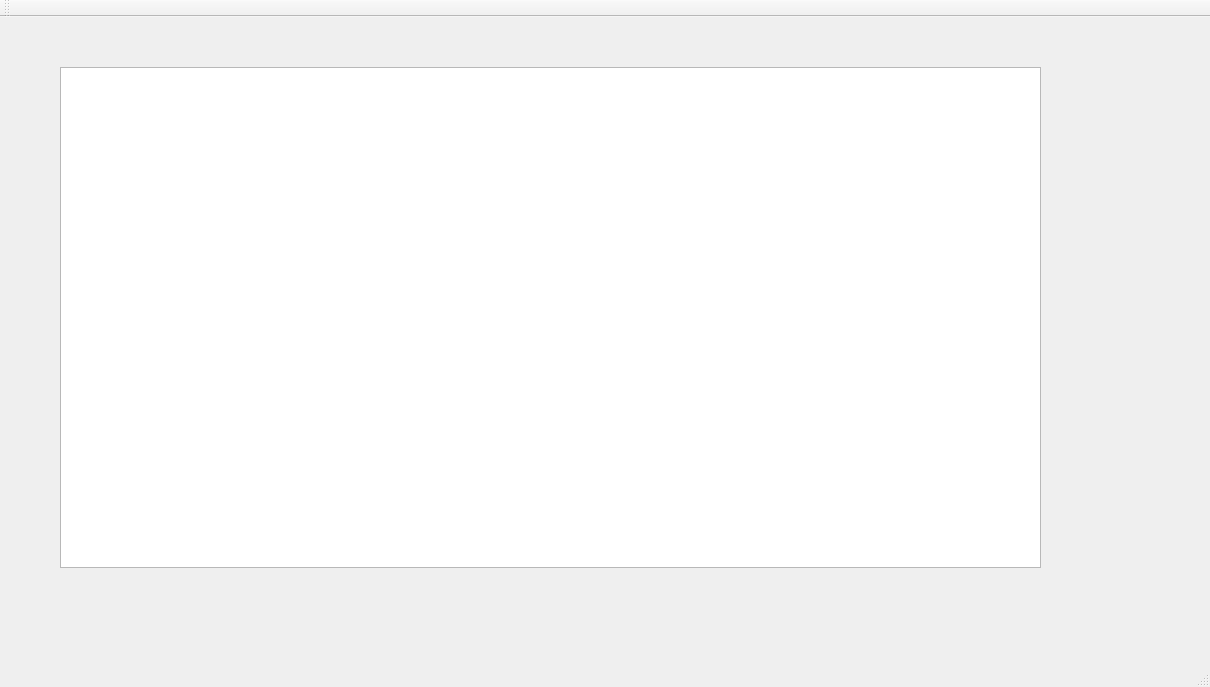
<?xml version="1.0" encoding="UTF-8"?>
<ui version="4.0">
 <class>MainWindow</class>
 <widget class="QMainWindow" name="MainWindow">
  <property name="geometry">
   <rect>
    <x>0</x>
    <y>0</y>
    <width>1210</width>
    <height>687</height>
   </rect>
  </property>
  <property name="windowTitle">
   <string>MainWindow</string>
  </property>
  <widget class="QWidget" name="centralWidget">
   <widget class="QTableWidget" name="tableWidget">
    <property name="geometry">
     <rect>
      <x>60</x>
      <y>50</y>
      <width>981</width>
      <height>501</height>
     </rect>
    </property>
   </widget>
  </widget>
  <widget class="QMenuBar" name="menuBar">
   <property name="geometry">
    <rect>
     <x>0</x>
     <y>0</y>
     <width>1210</width>
     <height>23</height>
    </rect>
   </property>
  </widget>
  <widget class="QToolBar" name="mainToolBar">
   <attribute name="toolBarArea">
    <enum>TopToolBarArea</enum>
   </attribute>
   <attribute name="toolBarBreak">
    <bool>false</bool>
   </attribute>
  </widget>
  <widget class="QStatusBar" name="statusBar"/>
 </widget>
 <layoutdefault spacing="6" margin="11"/>
 <resources/>
 <connections/>
</ui>
